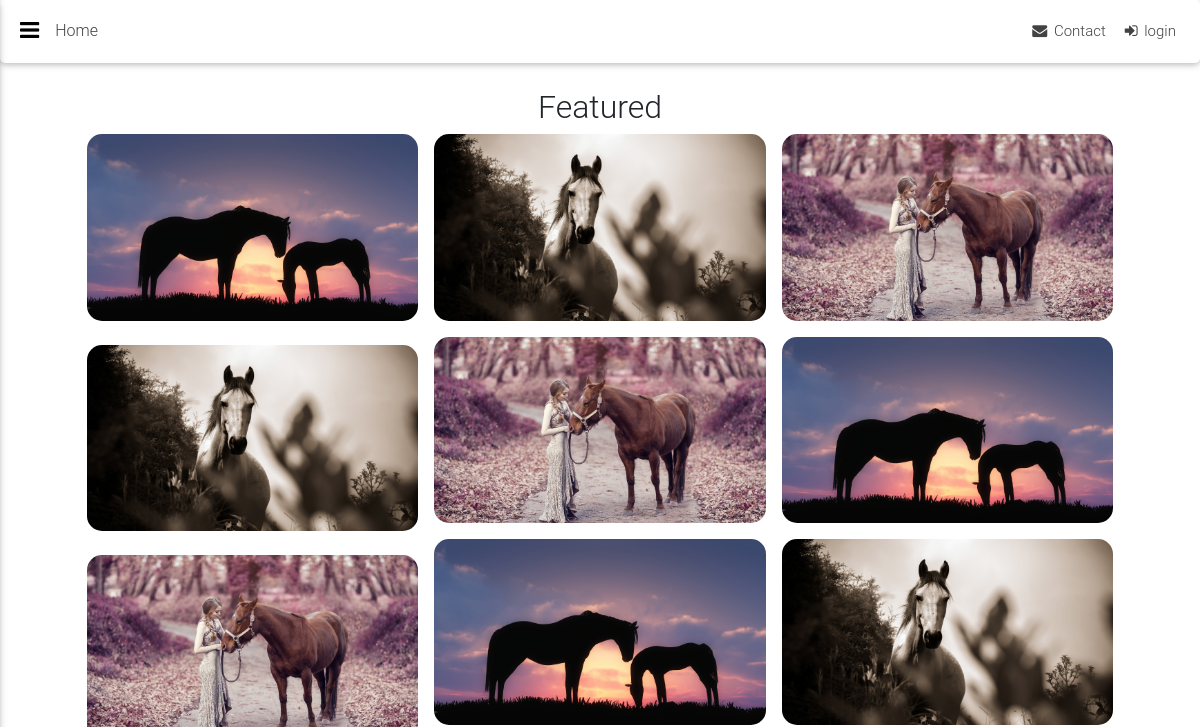
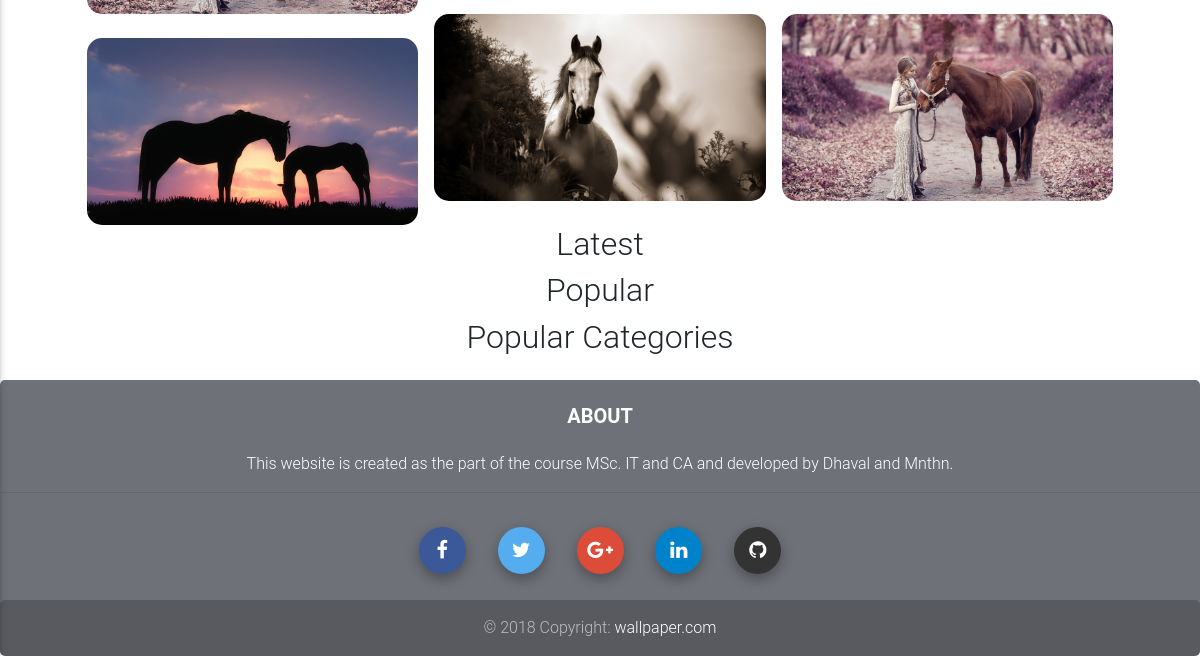
The app's page /, older data (2 pictures, top to bottom).
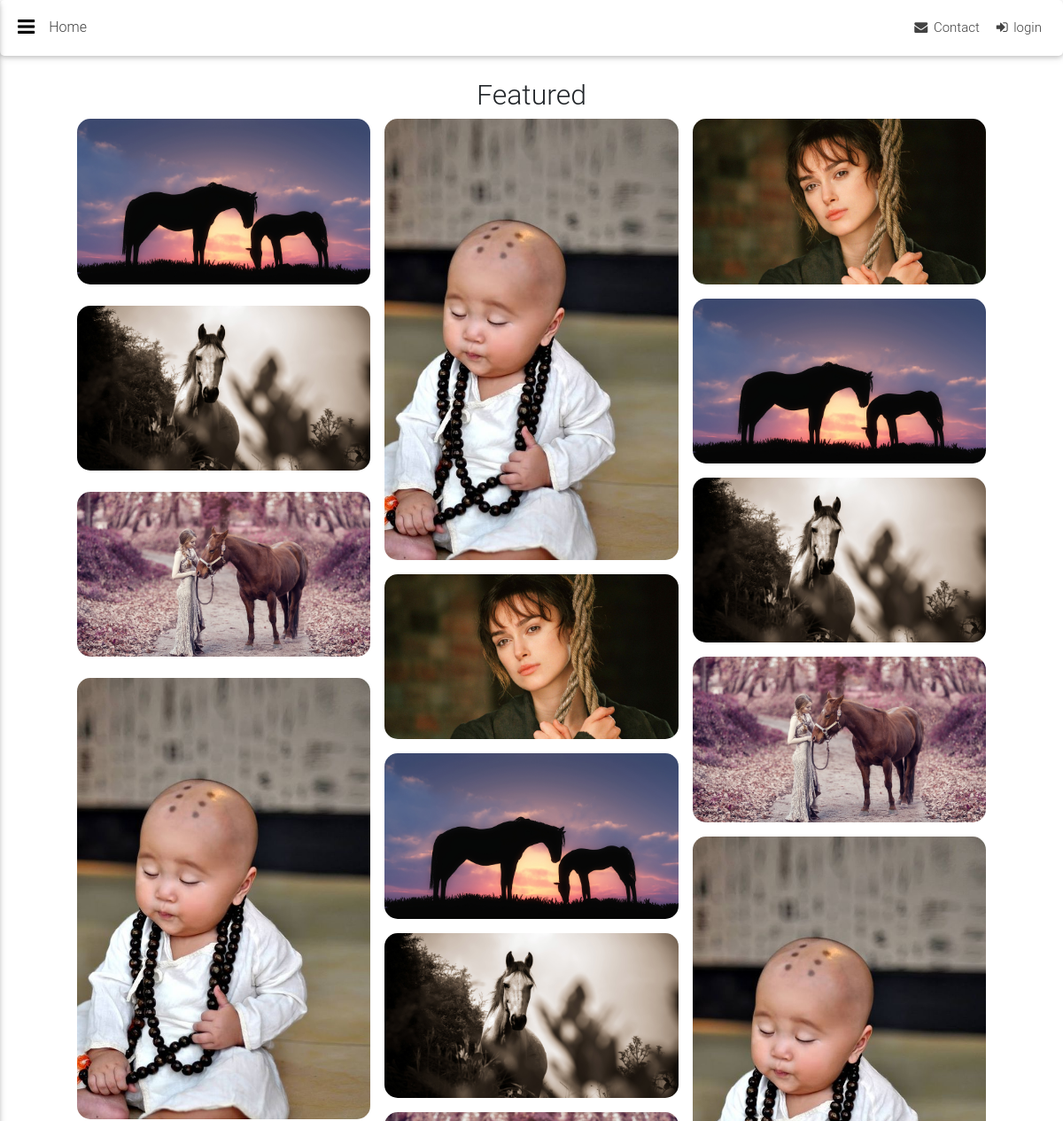
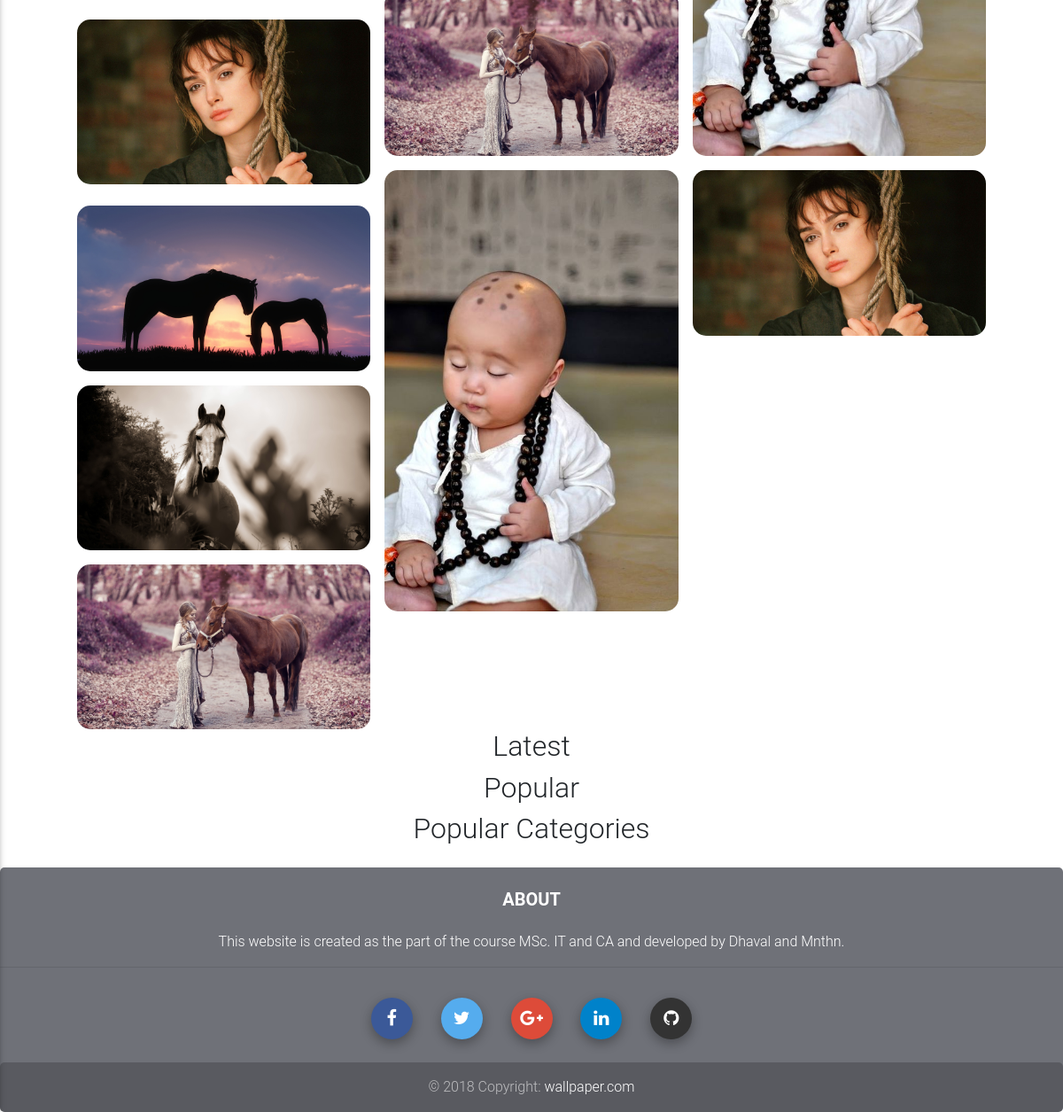
The same page, newer data (2 pictures, top to bottom).
### walls/models.py (models this page shows, shortened)
class Wallpapers(models.Model):
    title = models.CharField(max_length=100)
    image = models.ImageField(upload_to=upload_image)
    category = models.ForeignKey(
        Categories, on_delete=models.DO_NOTHING, related_name='category')
    tags = models.TextField(null=True, blank=True)
    location = models.CharField(null=True, blank=True, max_length=50)
    description = models.TextField(null=True, blank=True)
    likes = models.IntegerField(default=0)
    downloads = models.IntegerField(default=0)
    views = models.IntegerField(default=0)
    uploader = models.ForeignKey(
        User, on_delete=models.CASCADE, related_name='user')
    slug = models.SlugField(max_length=60, unique=True)
    active = models.BooleanField(default=1, choices=STATUS)
    created_at = models.DateTimeField(auto_now_add=True)
    modified_at = models.DateTimeField(auto_now=True)
    def upload_to(self):
        return 'wallpaper_media/wallpapers/'

### walls/views.py (the view)
# urls.py: 2. Add a URL to urlpatterns:  path('', views.home, name='home')
def home(request):
    walls = Wallpapers.objects.all()
    return render(request, 'user/home.html', {'wallpapers': walls})

### walls/context_processors.py (called while the page is built)
def add_variable_to_context(request):
    return {
        'categories': Categories.objects.filter(active=True)
    }

### walls/models.py (called while the page is built)
    def __str__(self):
        return self.title

### walls/templates/user/home.html (shortened to what this page needs)
{% extends "user/main_loggedin.html" %}
{% block main_content %}
<div class="container">
    <section>
        <div class="row">
            <div class="col-md-12 text-center">
                <h2>Featured</h2>
            </div>
        </div>
        <div class="gallery" id="gallery">
            {% for item in wallpapers %}
            <div class="mb-4 pics animation">
                <a href="{% url 'wallpaper' item.category item.slug %}">
                    <img class="img-fluid" src="{{ item.image.url }}" alt="{{ item.title }}">
                </a>
            </div>
            {% endfor %}
            {% for item in wallpapers %}
            <div class="mb-3 pics animation">
                <img class="img-fluid" src="{{ item.image.url }}" alt="{{ item.title }}">
            </div>
            {% endfor %}
            {% for item in wallpapers %}
            <div class="mb-3 pics animation">
                <img class="img-fluid" src="{{ item.image.url }}" alt="{{ item.title }}">
            </div>
            {% endfor %}
            {% for item in wallpapers %}
            <div class="mb-3 pics animation">
                <img class="img-fluid" src="{{ item.image.url }}" alt="{{ item.title }}">
            </div>
            {% endfor %}
        </div>
    </section>
    <section>
        <div class="row">
            <div class="col-md-12 text-center">
                <h2>Latest</h2>
            </div>
        </div>
    </section>
    <section>
        <div class="row">
            <div class="col-md-12 text-center">
                <h2>Popular</h2>
            </div>
        </div>
    </section>
    <section>
        <div class="row">
            <div class="col-md-12 text-center">
                <h2>Popular Categories</h2>
            </div>
        </div>
    </section>
</div>
{% endblock main_content %}

Row changes from the older to the newer data that the page shows:
added Wallpapers: image (picture)
added Wallpapers: image (picture)
